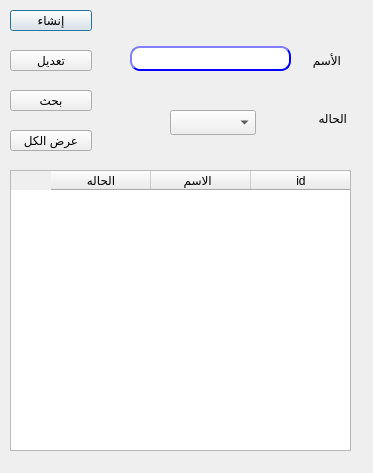
<?xml version="1.0" encoding="UTF-8"?>
<ui version="4.0">
 <class>CustomerGP</class>
 <widget class="QDialog" name="CustomerGP">
  <property name="geometry">
   <rect>
    <x>0</x>
    <y>0</y>
    <width>373</width>
    <height>473</height>
   </rect>
  </property>
  <property name="windowTitle">
   <string>إنشاء محموعه عملاء</string>
  </property>
  <widget class="QLabel" name="desc">
   <property name="geometry">
    <rect>
     <x>260</x>
     <y>50</y>
     <width>81</width>
     <height>21</height>
    </rect>
   </property>
   <property name="text">
    <string>الأسم</string>
   </property>
  </widget>
  <widget class="QLabel" name="label_2">
   <property name="geometry">
    <rect>
     <x>280</x>
     <y>110</y>
     <width>67</width>
     <height>17</height>
    </rect>
   </property>
   <property name="text">
    <string>الحاله</string>
   </property>
  </widget>
  <widget class="QComboBox" name="CMB_status">
   <property name="geometry">
    <rect>
     <x>170</x>
     <y>110</y>
     <width>86</width>
     <height>25</height>
    </rect>
   </property>
  </widget>
  <widget class="QLineEdit" name="LE_desc">
   <property name="geometry">
    <rect>
     <x>130</x>
     <y>46</y>
     <width>161</width>
     <height>25</height>
    </rect>
   </property>
   <property name="styleSheet">
    <string notr="true">QLineEdit{
                                        background-color: white;
                                        border-style: outset;
                                        border-width: 2px;
                                        border-radius: 10px;
                                        border-color: blue;
                                        min-width: 6em;
                                        }
                                        QLineEdit:hover {
                                        background: qradialgradient(
                                        cx: 0.3, cy: -0.4, fx: 0.3, fy: -0.4,
                                        radius: 1.35, stop: 0 #fff, stop: 1 #bbb
                                        );
                                        }
                                       QLineEdit:pressed {
                                        border-style: inset;
                                        background: qradialgradient(
                                        cx: 0.4, cy: -0.1, fx: 0.4, fy: -0.1,
                                        radius: 1.35, stop: 0 #fff, stop: 1 #ddd
                                        );
                                        }
                                    </string>
   </property>
   <property name="maxLength">
    <number>50</number>
   </property>
  </widget>
  <widget class="QTableWidget" name="Qtable">
   <property name="geometry">
    <rect>
     <x>10</x>
     <y>170</y>
     <width>341</width>
     <height>281</height>
    </rect>
   </property>
   <property name="layoutDirection">
    <enum>Qt::RightToLeft</enum>
   </property>
   <column>
    <property name="text">
     <string>id</string>
    </property>
   </column>
   <column>
    <property name="text">
     <string>الاسم  </string>
    </property>
   </column>
   <column>
    <property name="text">
     <string>الحاله</string>
    </property>
   </column>
  </widget>
  <widget class="QLabel" name="LB_id">
   <property name="enabled">
    <bool>false</bool>
   </property>
   <property name="geometry">
    <rect>
     <x>100</x>
     <y>20</y>
     <width>31</width>
     <height>16</height>
    </rect>
   </property>
   <property name="text">
    <string/>
   </property>
  </widget>
  <widget class="QLabel" name="LB_status">
   <property name="enabled">
    <bool>false</bool>
   </property>
   <property name="geometry">
    <rect>
     <x>110</x>
     <y>110</y>
     <width>31</width>
     <height>21</height>
    </rect>
   </property>
   <property name="text">
    <string/>
   </property>
  </widget>
  <widget class="QPushButton" name="BTN_create">
   <property name="geometry">
    <rect>
     <x>10</x>
     <y>10</y>
     <width>82</width>
     <height>21</height>
    </rect>
   </property>
   <property name="styleSheet">
    <string notr="true"/>
   </property>
   <property name="text">
    <string>إنشاء</string>
   </property>
  </widget>
  <widget class="QPushButton" name="BTN_modify">
   <property name="geometry">
    <rect>
     <x>10</x>
     <y>50</y>
     <width>82</width>
     <height>21</height>
    </rect>
   </property>
   <property name="styleSheet">
    <string notr="true"/>
   </property>
   <property name="text">
    <string>تعديل</string>
   </property>
  </widget>
  <widget class="QPushButton" name="BTN_search">
   <property name="geometry">
    <rect>
     <x>10</x>
     <y>90</y>
     <width>82</width>
     <height>21</height>
    </rect>
   </property>
   <property name="styleSheet">
    <string notr="true"/>
   </property>
   <property name="text">
    <string>بحث</string>
   </property>
  </widget>
  <widget class="QPushButton" name="BTN_search_all">
   <property name="geometry">
    <rect>
     <x>10</x>
     <y>130</y>
     <width>82</width>
     <height>21</height>
    </rect>
   </property>
   <property name="styleSheet">
    <string notr="true"/>
   </property>
   <property name="text">
    <string>عرض الكل</string>
   </property>
  </widget>
 </widget>
 <resources/>
 <connections/>
</ui>
